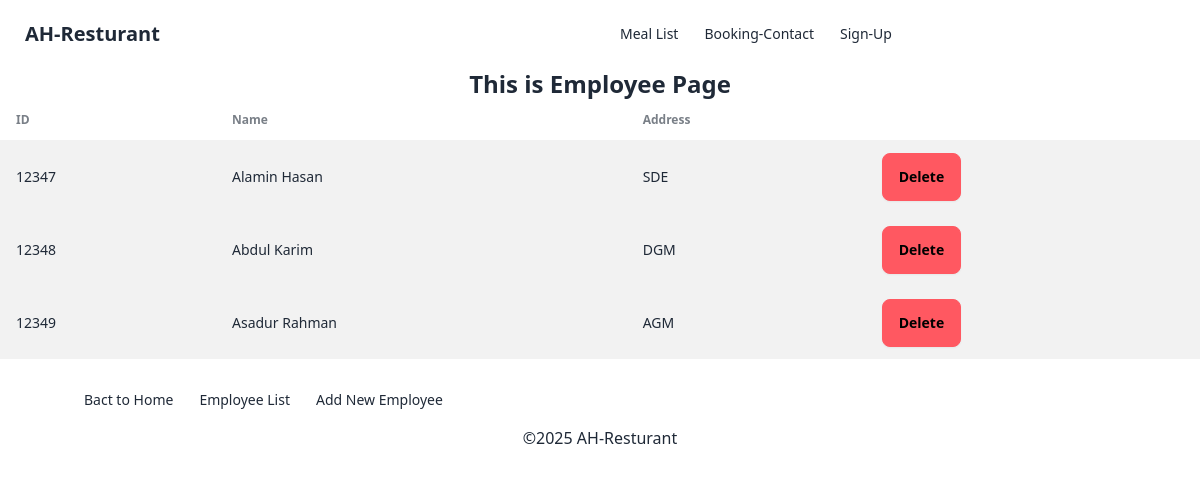
/emp/, run on an earlier commit of the app's database.
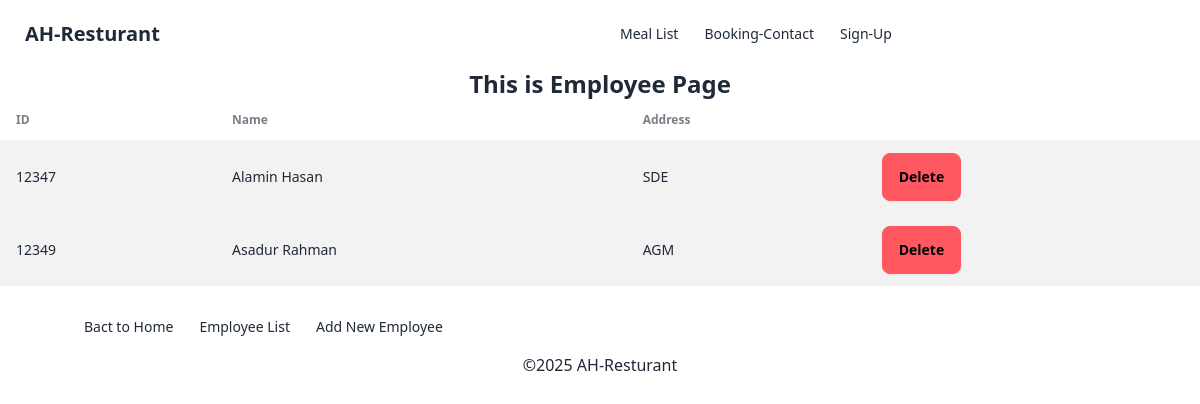
And on a later commit of the database.
### emp_list/models.py (models this page shows, shortened)
class Employee(models.Model):
    id = models.IntegerField(primary_key= True)
    name = models.CharField(max_length= 20)
    position = models.CharField(max_length= 10)

### emp_list/views.py (the view)
# urls.py: 2. Add a URL to urlpatterns:  path('', views.home, name='home')
def home(request):
    emp = models.Employee.objects.all()
    return render(request, 'emp_home.html', {'data': emp})

### emp_list/templates/emp_home.html
{% extends "base.html" %} {% block content %}
<h1 class="text-center text-2xl font-bold">This is Employee Page</h1>
{% if data %}
<div class="overflow-x-auto">
  <table class="table">
    <thead>
      <tr>
        <th>ID</th>
        <th>Name</th>
        <th>Address</th>
      </tr>
    </thead>
    <tbody>
      {% for i in data %}
      <tr class="bg-base-200">
        <td>{{ i.id }}</td>
        <td>{{ i.name }}</td>
        <td>{{ i.position }}</td>
        <td><a class="btn btn-error" href={% url 'delete_column' i.id %}>Delete</a></td>
      </tr>
      {% endfor %}
    </tbody>
  </table>
</div>
{% else %}
<div>
  <h3>No data available to show</h3>
</div>
{% endif%} {% endblock %}

What changed in the data, as far as the page shows it:
removed Employee: id "12348", name "Abdul Karim", position "DGM"
